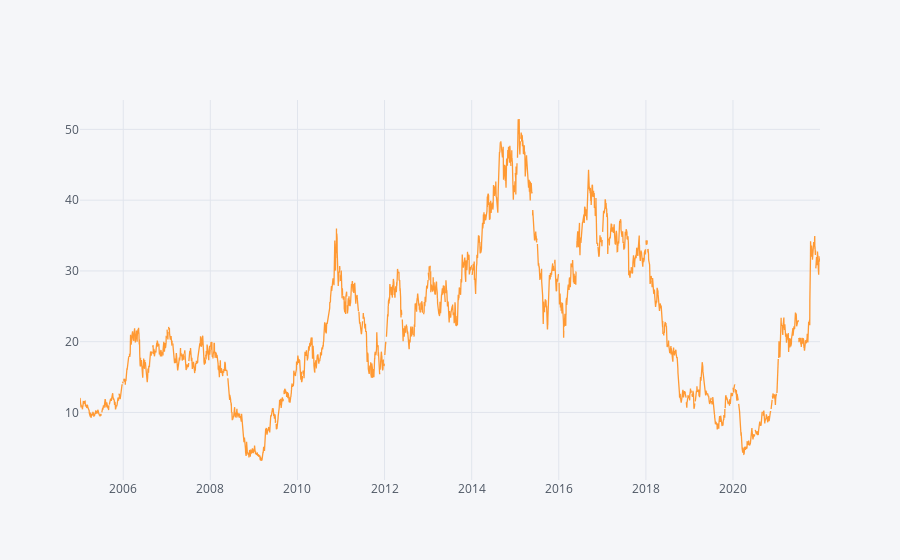

Notebook cell for this chart:
### Code cell
df.Close.TTM.iplot()

### Figure 1 — Plotly figure (JSON) as saved in the notebook; plotly's stock layout.template omitted (floating-point values rounded to 4 significant figures; data arrays with more than 128 entries replaced by an {"elided": "..."} marker saying what was removed)
{"data": [{"line": {"color": "rgba(255, 153, 51, 1.0)", "dash": "solid", "shape": "linear", "width": 1.3}, "mode": "lines", "name": "TTM", "text": "", "type": "scatter", "x": {"elided": "4401 str values"}, "y": {"elided": "4401 mixed values"}}], "layout": {"legend": {"bgcolor": "#F5F6F9", "font": {"color": "#4D5663"}}, "paper_bgcolor": "#F5F6F9", "plot_bgcolor": "#F5F6F9", "title": {"font": {"color": "#4D5663"}}, "xaxis": {"gridcolor": "#E1E5ED", "showgrid": true, "tickfont": {"color": "#4D5663"}, "title": {"font": {"color": "#4D5663"}, "text": ""}, "zerolinecolor": "#E1E5ED"}, "yaxis": {"gridcolor": "#E1E5ED", "showgrid": true, "tickfont": {"color": "#4D5663"}, "title": {"font": {"color": "#4D5663"}, "text": ""}, "zerolinecolor": "#E1E5ED"}}}
